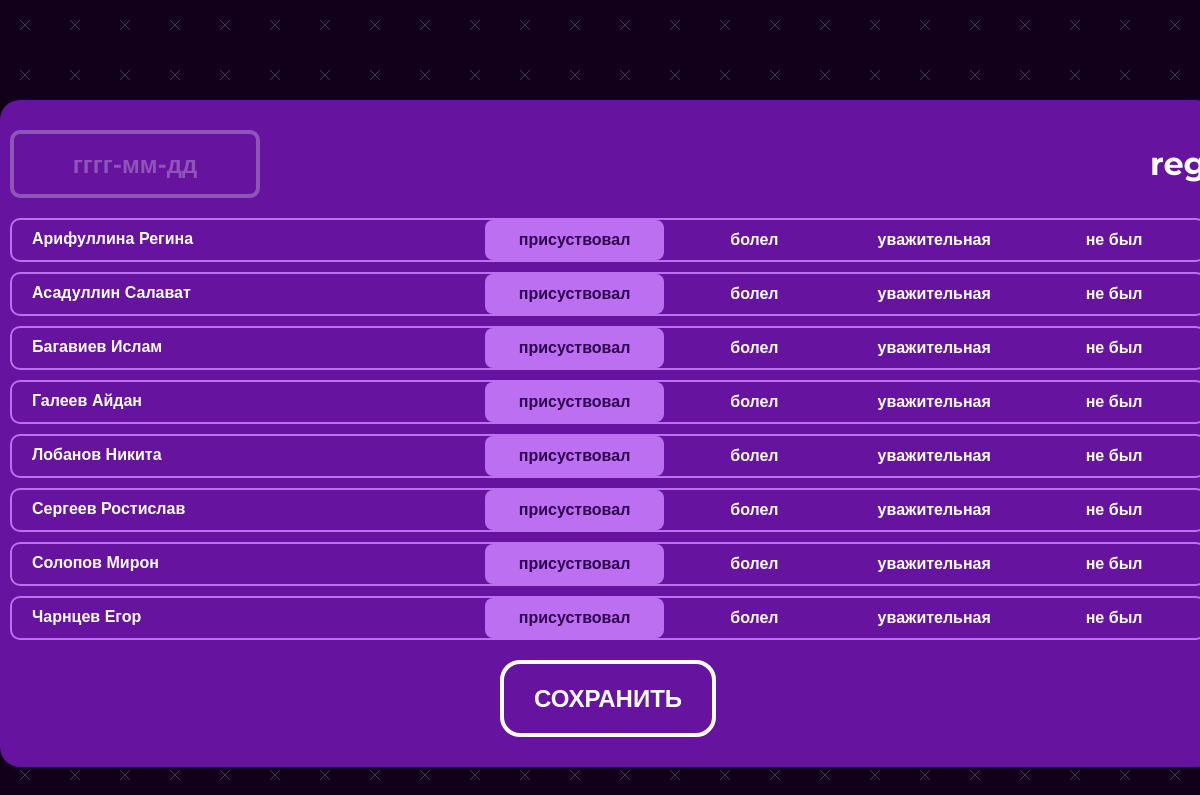
Page /lesson_edit (signed in) on the committed database.
### main/models.py (models this page shows, shortened)
class Student(models.Model):
    SIMPLE_STUDENT = 0
    STUDENT_WITH_CAPABILITIES = 1
    HEADMAN = 2
    PERMISSION = [
        (SIMPLE_STUDENT, 'Обычный студент'),
        (STUDENT_WITH_CAPABILITIES, 'Студент с дополнительными возможностями'),
        (HEADMAN, 'Староста')
    ]
    WAITING = 0
    IS_APPPROVED = 1
    NOT_APPPROVED = 2
    STATE =[
        (WAITING, "Ожидание"),
        (IS_APPPROVED, 'Одобрено'),
        (NOT_APPPROVED, "Не одобрено")
    ]
    permission = models.SmallIntegerField(choices=PERMISSION, default=SIMPLE_STUDENT)
    room = models.ForeignKey(Room, on_delete=models.CASCADE)
    user = models.OneToOneField(User, on_delete=models.CASCADE)
    state = models.SmallIntegerField(choices=STATE, default=WAITING)
    class Meta:
        ordering = ['state']

### main/views.py (the view, shortened to what this page needs)
# urls.py: path('lesson_edit', views.lesson_edit, name='lesson_edit'),
@login_required()
def lesson_edit(request):
    cur_student = get_student(request)
    lesson_name = request.session.get('lesson_name')
    group = get_group(cur_student)
    contex = {
        'group': group,
        'lesson_name': lesson_name
    }
    list_by_status = {}
    group_with_status = {}
    if request.session.get('date'):
        fix_date = request.session.get('date')
        contex['date'] = fix_date
        this_log = AttendanceLog.objects.filter(room=cur_student.room, lesson=lesson_name, date=fix_date)
        list_by_status = get_list_by_status(this_log, group)
        this_log.delete()
    if not list_by_status:
        for student in group:
            group_with_status[student] = 'be'
    else:
        for student in group:
            for k, v in list_by_status.items():
                if student in v:
                    group_with_status[student] = k
    contex['group_with_status'] = group_with_status
    return render(request, "main/lesson_edit.html", context=contex)

### main/views.py (called while the page is built)
def get_student(request):
    return Student.objects.get(user=request.user)

def get_group(cur_student):
    group = Student.objects.filter(room=cur_student.room).order_by('user__last_name', 'user__first_name')
    return group

### main/templates/main/lesson_edit.html (shortened to what this page needs)
<!doctype html>
{% load static %}
<html lang="en">
  <head>
    <link rel="stylesheet" href="{% static 'main/css/main.css' %}">
  </head>
  <body>
    <div class="wrapper">
      <main class="main">
        <div class="container">
          <div class="lessonedit__container">
            <form class="lessonedit__form" action="" method="post">
              <div class="lessonedit__top">
                <input type="text" class="lessonedit__input input" placeholder="гггг-мм-дд"
                                                    {% if date %} value="{{date}}" {% endif %} name="date">
                <h4 class="lessonedit__title">{{ lesson_name }}</h4>
              </div>
              <div class="lessonedit__list">
                  {% for student, status in group_with_status.items %}
                    <div class="lessonedit__item">
                      <div class="lessonedit__name">{{ student.user.last_name }} {{ student.user.first_name }}</div>
                      <label for="status21*{{student.user.id}}" class="lessonedit__box">
                        присуствовал
                      </label>
                      <label for="status22*{{student.user.id}}" class="lessonedit__box">
                        болел
                      </label>
                      <label for="status23*{{student.user.id}}" class="lessonedit__box">
                        уважительная
                      </label>
                      <label for="status24*{{student.user.id}}" class="lessonedit__box">
                        не был
                      </label>
                    </div>
                {% endfor %}
              </div>
              <input class="btn modal__btn" name='submit' type="submit" value="СОХРАНИТЬ">
            </form>
          </div>
        </div>
      </main>
    </div>
  </body>
</html>

### main/static/main/css/main.css (style rules this page uses)
* { padding: 0; margin: 0; border: 0; }
*, *:before, *:after { -webkit-box-sizing: border-box; box-sizing: border-box; }
html, body { width: 100%; line-height: 1; font-size: 16px; -ms-text-size-adjust: 100%; -moz-text-size-adjust: 100%; -webkit-text-size-adjust: 100%; }
input, button, textarea { font-family: inherit; }
h1, h2, h3, h4, h5, h6, a { font-size: inherit; }
body { font-family: "Montserrat", sans-serif; background: url("./img/bg.jpg"); background-size: 50px; }
.input { color: #fff; font-weight: 700; font-size: 24px; width: 500px; padding: 30px 25px; border: 4px solid #8E54B7; border-radius: 10px; background-color: transparent; -webkit-transition: all 0.3s; transition: all 0.3s; }
.input::placeholder { color: #8E54B7; font-weight: 700; font-size: 24px; }
.btn { display: inline-block; padding: 20px 30px; background-color: transparent; border: 4px solid #FFFFFF; border-radius: 20px; font-weight: 700; font-size: 24px; color: #FFFFFF; -webkit-transition: all 0.5s; transition: all 0.5s; cursor: pointer; }
.container { width: 1216px; margin: 0 auto; }
.main { margin: 40px 0; }
.modal__btn { background-color: transparent; }
.lessonedit__container { display: -webkit-box; display: -ms-flexbox; display: flex; -webkit-box-align: center; -ms-flex-align: center; align-items: center; width: 1216px; padding: 30px 10px; background-color: #66139F; border-radius: 20px; margin: 100px 0; }
.lessonedit__form { width: 100%; display: -webkit-box; display: -ms-flexbox; display: flex; -webkit-box-orient: vertical; -webkit-box-direction: normal; -ms-flex-direction: column; flex-direction: column; gap: 20px; -webkit-box-align: center; -ms-flex-align: center; align-items: center; }
.lessonedit__top { width: 100%; display: -webkit-box; display: -ms-flexbox; display: flex; -webkit-box-pack: justify; -ms-flex-pack: justify; justify-content: space-between; -webkit-box-align: center; -ms-flex-align: center; align-items: center; }
.lessonedit__title { font-weight: 700; font-size: 32px; color: #FFFFFF; }
.lessonedit__input { width: 250px; height: 50px; text-align: center; }
.lessonedit__list { display: -webkit-box; display: -ms-flexbox; display: flex; -webkit-box-orient: vertical; -webkit-box-direction: normal; -ms-flex-direction: column; flex-direction: column; gap: 10px; }
.lessonedit__item { width: 1196px; display: -webkit-box; display: -ms-flexbox; display: flex; -webkit-box-align: center; -ms-flex-align: center; align-items: center; background: transparent; border: 2px solid #BC6FF1; border-radius: 10px; }
.lessonedit__name { height: 40px; width: 473px; overflow: hidden; white-space: nowrap; padding: 11px 20px; font-weight: 700; font-size: 16px; color: #FFFFFF; }
.lessonedit__box { width: 180px; height: 40px; color: white; display: -webkit-box; display: -ms-flexbox; display: flex; -webkit-box-pack: center; -ms-flex-pack: center; justify-content: center; -webkit-box-align: center; -ms-flex-align: center; align-items: center; font-weight: 700; font-size: 16px; cursor: pointer; }
.lessonedit__radio:checked + label { background: #BC6FF1; border-radius: 8px; color: #2F0050; }

### rows in the picture
Student: user.last_name "Арифуллина", user.first_name "Регина"
Student: user.last_name "Асадуллин", user.first_name "Салават"
Student: user.last_name "Багавиев", user.first_name "Ислам"
Student: user.last_name "Галеев", user.first_name "Айдан"
Student: user.last_name "Лобанов", user.first_name "Никита"
Student: user.last_name "Сергеев", user.first_name "Ростислав"
Student: user.last_name "Солопов", user.first_name "Мирон"
Student: user.last_name "Чарнцев", user.first_name "Егор"
